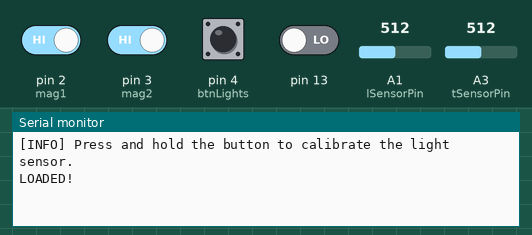
This sketch was run on a simulated Arduino Uno, built with avr-gcc and run on an emulated ATmega328P. On the bench: the last lines printed to the serial monitor. Inputs (shaded band) come from the test bench; at power-on: pin 2 (mag1), pin 3 (mag2) HIGH, pin 4 (btnLights), pin 13 LOW, A1 (lSensorPin) = 512, A3 (tSensorPin) = 512.

Above: at 3.2 s.
3.3 s: A1 (lSensorPin) set to 716
At 10.2 s:
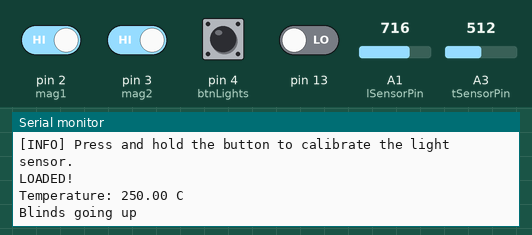
10.5 s: pin 2 (mag1) driven LOW
At 11.7 s:
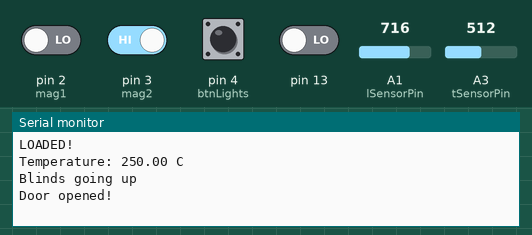
12.0 s: pin 3 (mag2) driven LOW
At 13.0 s:
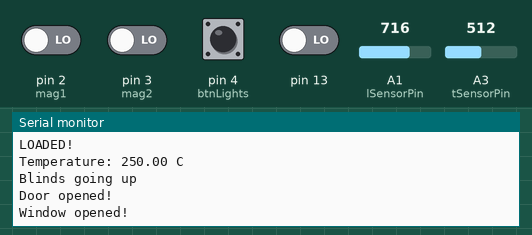
13.5 s: pin 4 (btnLights) pulled HIGH for 0.15 s
At 14.4 s:
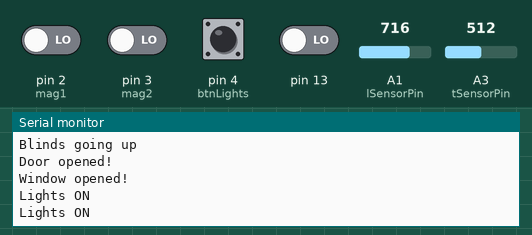
15.1 s: pin 4 (btnLights) pulled HIGH for 1 s
At 17.2 s:
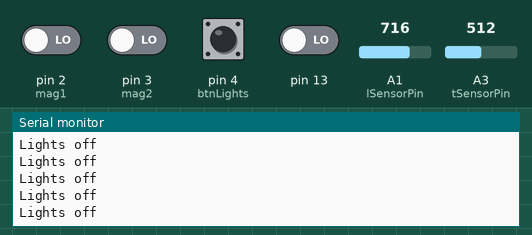
17.6 s: A1 (lSensorPin) set to 511
At 22.1 s:
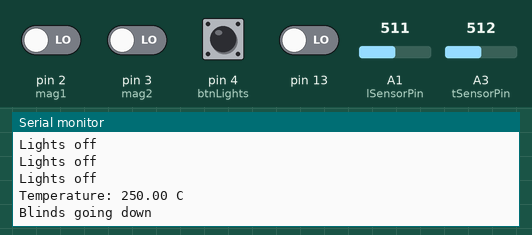

Measured:
- after the input at 3.3 s, the serial monitor: prints a new line after 5.7 s (image 1)
- after the input at 10.5 s, the serial monitor: prints a new line at once (image 2)
- after the input at 12.0 s, the serial monitor: prints a new line at once (image 3)
- after the input at 13.5 s, the serial monitor: prints a new line after 0.10 s (image 4)
- after the input at 15.1 s, the serial monitor: prints a new line at once (image 5)
- after the input at 17.6 s, the serial monitor: prints a new line after 3.4 s (image 6)

The sketch:

arduino_room_controller.ino
```cpp
#include"TimerOne.h"

// pins

const int lSensorPin = A1;
int tSensorPin = A3;
const int btnLights = 4;
const int mag1 = 2;
const int mag2 = 3;

const int dLed1Pin = 8;
const int dLed2Pin = 10;
const int dLed3Pin = 9;
const int dLed4Pin = 12;

// vars

double temp;

int reading;

int b1C = 0;
int b1S = 0;
int b1LS = 0;

int b2C = 0;
int b2S = 0;
int b2LS = 0;

int b3C = 0;
int b3S = 0;
int b3LS = 0;

int mag1val = 0;
int mag2val = 0;

int blindsLevel;
int blindsLow = 760;
int blindsHigh = 220;

int blindsActive = LOW;

//

void setup(){

  Serial.begin(9600);

  Timer1.initialize(100000);
  Timer1.attachInterrupt(devicesSensor);

  // debug led self-test

  Serial.println("\n[INFO] Press and hold the button to calibrate the light sensor.");

  int btn = digitalRead(13);
  if(btn == HIGH) {

  blindsHigh = calibrateLight(lSensorPin);
  blindsLow = calibrateLowLight(lSensorPin);
  }

  delay(1000);

  digitalWrite(dLed1Pin, HIGH);
  digitalWrite(dLed2Pin, HIGH);
  digitalWrite(dLed3Pin, HIGH);
  digitalWrite(dLed4Pin, HIGH);
  delay(1000);
  digitalWrite(dLed1Pin, LOW);
  digitalWrite(dLed2Pin, LOW);
  digitalWrite(dLed3Pin, LOW);
  digitalWrite(dLed4Pin, LOW);

  Serial.println("LOADED!");

}

void loop(){
  float temp = getTemperature(tSensorPin);
  Serial.print("Temperature: "); Serial.print(temp); Serial.print(" C\n");

  blindsActive = operateBlinds(blindsLow,lSensorPin);
  if(blindsActive == HIGH) digitalWrite(dLed2Pin, HIGH);
  if(blindsActive == LOW) digitalWrite(dLed2Pin, LOW);
}

////

float getTemperature(int pin){
  int i; float sum;


    for (i = 0; i <= 6; i++){
      float temp = analogRead(pin);
      temp = (5.0 * temp * 100.0) / 1024.0;
      sum += temp ;
    delay(1000);
  }
  sum = sum / i;

  return sum;
}

////

void devicesSensor(){

  static int LastRead;
  if(LastRead && (0 == digitalRead(mag1))){
    Serial.println("Door opened!");
  }
  LastRead = digitalRead(mag1);

    static int LastRead2;
  if(LastRead2 && (0 == digitalRead(mag2))){
    Serial.println("Window opened!");
  }
  LastRead2 = digitalRead(mag2);


  b1LS = b1S;

     b1S = digitalRead(btnLights);
  if(b1S != b1LS){
    if(b1S == HIGH){
      b1C++;
    }
    delay(50);
  }

  if(b1C % 2 == 0 && (0 != b1S)) {
  digitalWrite(dLed1Pin, LOW);
  Serial.println("Lights off");
  delay(100);
    }

  if(b1C % 2 != 0 && (0 != b1LS)){
  digitalWrite(dLed1Pin, HIGH);
  Serial.println("Lights ON");
  delay(100);
  }

}

////////////

int calibrateLight(int pin){
  int i, sumHigh, valHigh = 0;
  Serial.println("---- LIGHT SENSOR CALIBRATION ----");
  Serial.println("\nWhen you see the message, point the light sensor to a WELL LIT area\nHold it for 4 seconds until you see the message.");
  delay(2500);
  digitalWrite(dLed1Pin,HIGH);
   Serial.println("Calibrating WELL LIT AREA now!");
  for (i = 0; i <= 17; i++){
    valHigh = analogRead(pin);
    Serial.print("  Current reading: "); Serial.print(valHigh); Serial.println();
    sumHigh += valHigh;
    delay(250);
  }
  sumHigh = sumHigh / i;
  Serial.print("Calibration for the HIGH level: "); Serial.print(sumHigh); Serial.print(". Proceeding...\n\n");
  digitalWrite(dLed1Pin, LOW);

    return sumHigh;
}

int calibrateLowLight(int pin){
  int  j, sumLow, valLow = 0;
    Serial.println("Calibration for the HIGH level DONE! Starting calibration for LOW level...");
    Serial.println("\nWhen you see the message, point the light sensor to a DARK area\nHold it for 4 seconds until you see the message.");
  delay(2500);
  digitalWrite(dLed1Pin,HIGH);
   Serial.println("Calibrating DARK now!");
  for (j = 0; j <= 17; j++){
    valLow = analogRead(pin);
    Serial.print("  Current reading: "); Serial.print(valLow); Serial.println();
    sumLow += valLow;
    delay(250);
  }
  sumLow = sumLow / j;
    Serial.print("Calibration for the LOW level: "); Serial.print(sumLow); Serial.print(".\n\n");
    digitalWrite(dLed1Pin, LOW);

    return sumLow;
}

///////////

int operateBlinds(int border, int pin){
  int val = analogRead(pin);
  //Serial.println(val);
  int active;
  static int avg = border - (border * 0.3);

  if(active == LOW & val < avg){
        active = HIGH;
        Serial.println("Blinds going down");
    }

  if(active == HIGH & val > avg){
        active = LOW;
        Serial.println("Blinds going up");
    }

 delay(5000);
 return active;

}
```
